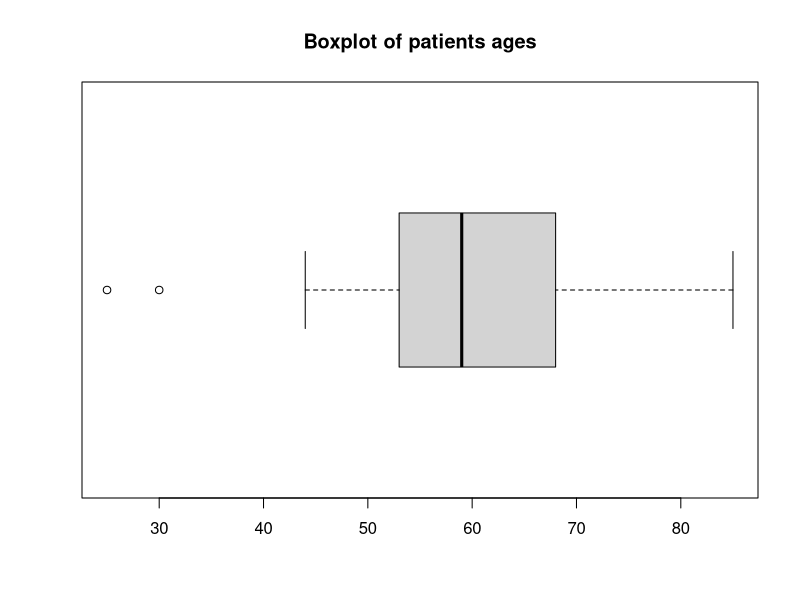

Reproduce this figure in R.
## ---- chunk 1
## data
options(scipen = 999)
x <- c(51,63,61,44,63,57,53,63,44,59,51,56,58,59,25,30,58,58)
y <- c(66,71,82,85,72,70,68,74)
ages <- sort(c(x,y))

## questions/answer
nx <- length(x)
ny <- length(y)
n <- nx+ny
# quartiles
q1 <- quantile(ages,probs = c(0.25), type=1)
q2 <- quantile(ages,probs = c(0.5), type=1)
q3 <- quantile(ages,probs = c(0.75), type=1)
# interquartile range
iqr <- q3-q1
#fences
f1 <- q1-1.5*iqr
f2 <- q3+1.5*iqr
# outliers
outliers <- ages[ages<f1 | ages >f2]
# means
mx <- mean(x)
my <- mean(y)
# variances
s2x <- sum(x^2)/nx-mx^2
s2y <- sum(y^2)/ny-my^2
# standard deviation
sx <- sqrt(s2x)
sy <- sqrt(s2y)
# coef. variation
cvx <- sx/mx
cvy <- sy/my
# coef. skewness
g1x <- sum((x-mx)^3)/(nx*sx^3)
g1y <- sum((y-my)^3)/(ny*sy^3)
# standard scores
zx <- (50-mx)/sx
zy <- (72-my)/sy
## ---- chunk 2
cat(paste(as.character(ages), collapse=", "))
## ---- chunk 3
boxplot(ages, horizontal=T, main="Boxplot of patients ages")
# require(ggplot2)
# data <- data.frame(ages)
# g <- ggplot(data, aes(x="", y=ages)) + geom_boxplot() + 
#   labs(title="Boxplot of patients ages", x="Patients", y = "Ages") + 
#   coord_flip() + 
#   theme(plot.title = element_text(hjust = 0.5))
# print(g)
